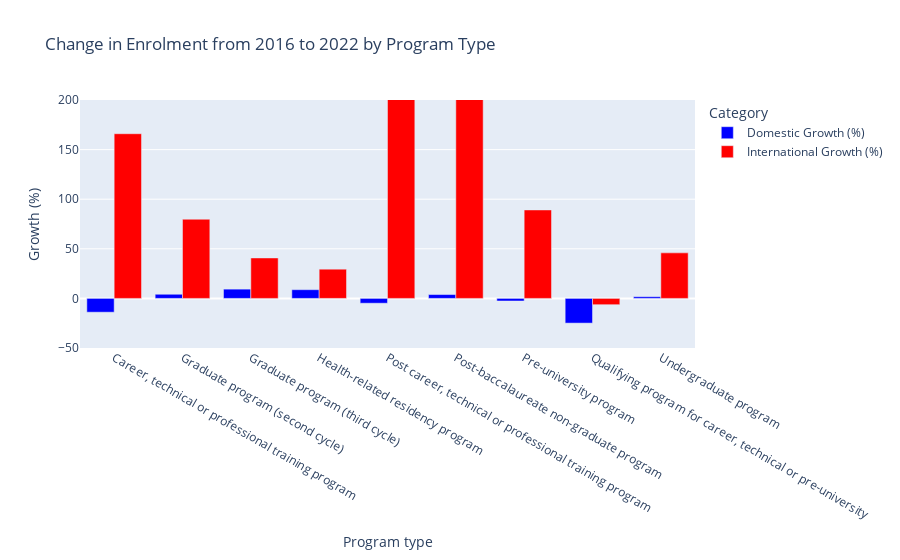

The notebook cell this image was saved under:
### Markdown cell above
### Change in enrolment in programs, 2016/17 to 2022/23

- Bar chart to show change % in enrolment since 16/27

### Code cell
# Just want key program types
df_key = programs_df[programs_df['Program type'].isin(key_progs)]

# Separate data for 2016 and 2022, group by Program type, summing Domestic & Intl.
df_2016 = (
    df_key[df_key['FY Start'] == 2016]
    .groupby('Program type', as_index=False)[['Domestic Enrolment', 'International Enrolment']]
    .sum()
    .rename(columns={
        'Domestic Enrolment': 'Domestic_16',
        'International Enrolment': 'International_16'
    })
)

df_2022 = (
    df_key[df_key['FY Start'] == 2022]
    .groupby('Program type', as_index=False)[['Domestic Enrolment', 'International Enrolment']]
    .sum()
    .rename(columns={
        'Domestic Enrolment': 'Domestic_22',
        'International Enrolment': 'International_22'
    })
)

# Merge 2016 and 2022 data on Program type
df_merged = pd.merge(df_2016, df_2022, on='Program type', how='inner')

# Compute percentage growth = (2022 / 2016 - 1) * 100, handling div-by-zero in case no enrolment (unlikely but theoretically possible)
# If Domestic_16 or International_16 is zero, treat growth as 0% or skip those rows
df_merged['Domestic Growth (%)'] = (
    (df_merged['Domestic_22'] / df_merged['Domestic_16'] - 1) * 100
).fillna(0)

df_merged['International Growth (%)'] = (
    (df_merged['International_22'] / df_merged['International_16'] - 1) * 100
).fillna(0)

# Melt so each row has either Domestic or International growth
df_melt = df_merged.melt(
    id_vars='Program type',
    value_vars=['Domestic Growth (%)', 'International Growth (%)'],
    var_name='Category',
    value_name='Growth (%)'
)

# 6) Plot a grouped bar chart
fig = px.bar(
    df_melt,
    x='Program type',
    y='Growth (%)',
    color='Category',
    barmode='group',
    color_discrete_map={
        'Domestic Growth (%)': 'blue',
        'International Growth (%)': 'red'
    },
    title='Change in Enrolment from 2016 to 2022 by Program Type'
)

# Show negative if needed
fig.update_layout(
    yaxis=dict(range=[-50, 200]) 
)
fig.show()

### Figure 1 — Plotly figure (JSON) as saved in the notebook; plotly's stock layout.template omitted (floating-point values rounded to 4 significant figures)
{"data": [{"alignmentgroup": "True", "hovertemplate": "Category=Domestic Growth (%)<br>Program type=%{x}<br>Growth (%)=%{y}<extra></extra>", "legendgroup": "Domestic Growth (%)", "marker": {"color": "blue", "pattern": {"shape": ""}}, "name": "Domestic Growth (%)", "offsetgroup": "Domestic Growth (%)", "orientation": "v", "showlegend": true, "textposition": "auto", "type": "bar", "x": ["Career, technical or professional training program", "Graduate program (second cycle)", "Graduate program (third cycle)", "Health-related residency program", "Post career, technical or professional training program", "Post-baccalaureate non-graduate program", "Pre-university program", "Qualifying program for career, technical or pre-university", "Undergraduate program"], "xaxis": "x", "y": [-13.92, 4.175, 9.336, 8.77, -4.858, 3.884, -2.623, -24.92, 1.681], "yaxis": "y"}, {"alignmentgroup": "True", "hovertemplate": "Category=International Growth (%)<br>Program type=%{x}<br>Growth (%)=%{y}<extra></extra>", "legendgroup": "International Growth (%)", "marker": {"color": "red", "pattern": {"shape": ""}}, "name": "International Growth (%)", "offsetgroup": "International Growth (%)", "orientation": "v", "showlegend": true, "textposition": "auto", "type": "bar", "x": ["Career, technical or professional training program", "Graduate program (second cycle)", "Graduate program (third cycle)", "Health-related residency program", "Post career, technical or professional training program", "Post-baccalaureate non-graduate program", "Pre-university program", "Qualifying program for career, technical or pre-university", "Undergraduate program"], "xaxis": "x", "y": [166.0, 79.81, 40.77, 29.45, 498.4, 366.0, 89.18, -6.349, 45.9], "yaxis": "y"}], "layout": {"barmode": "group", "legend": {"title": {"text": "Category"}, "tracegroupgap": 0}, "title": {"text": "Change in Enrolment from 2016 to 2022 by Program Type"}, "xaxis": {"anchor": "y", "domain": [0, 1], "title": {"text": "Program type"}}, "yaxis": {"anchor": "x", "domain": [0, 1], "range": [-50, 200], "title": {"text": "Growth (%)"}}}}
